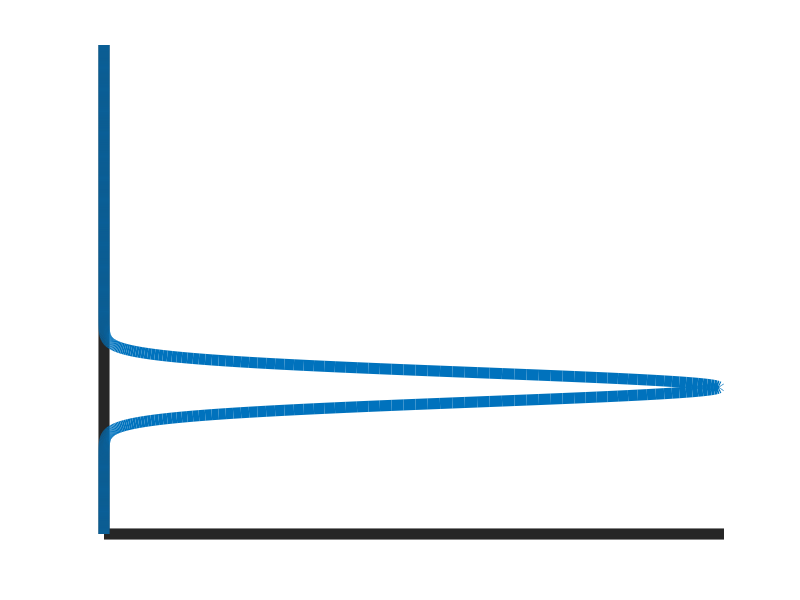

MATLAB code to generate this figure: (Note: this script raises an error after producing the figure.)
close all;
addpath(genpath("..\..\helpers"));

%% Create figure
% 21 16 11 6 1

p1_fracs = 0:0.1:1;
for i = 1:length(p1_fracs)
    fh=figure;
    x = 0:0.001:1;
    
    p1_frac = p1_fracs(i); 
    p2_frac = 1 - p1_frac;
    pd1 = makedist('Normal','mu',0.8,'sigma', 0.03);
    pd2 = makedist('Normal','mu',0.3,'sigma', 0.03);
    pdf_normal = pdf(pd1,x)*p1_frac + pdf(pd2,x)*p2_frac;
    plot(pdf_normal,x,'LineWidth',8)
    xlim([0 13.4])
    set(gca,'YTickLabel',[]); set(gca,'XTickLabel',[]);
    set(gca,'XTick',[]); set(gca,'YTick',[]);
    box off
    set(gca,'linewidth',8)
    saveas(fh, "figs\sample_fig_" + num2str(i) + ".jpg")
end
